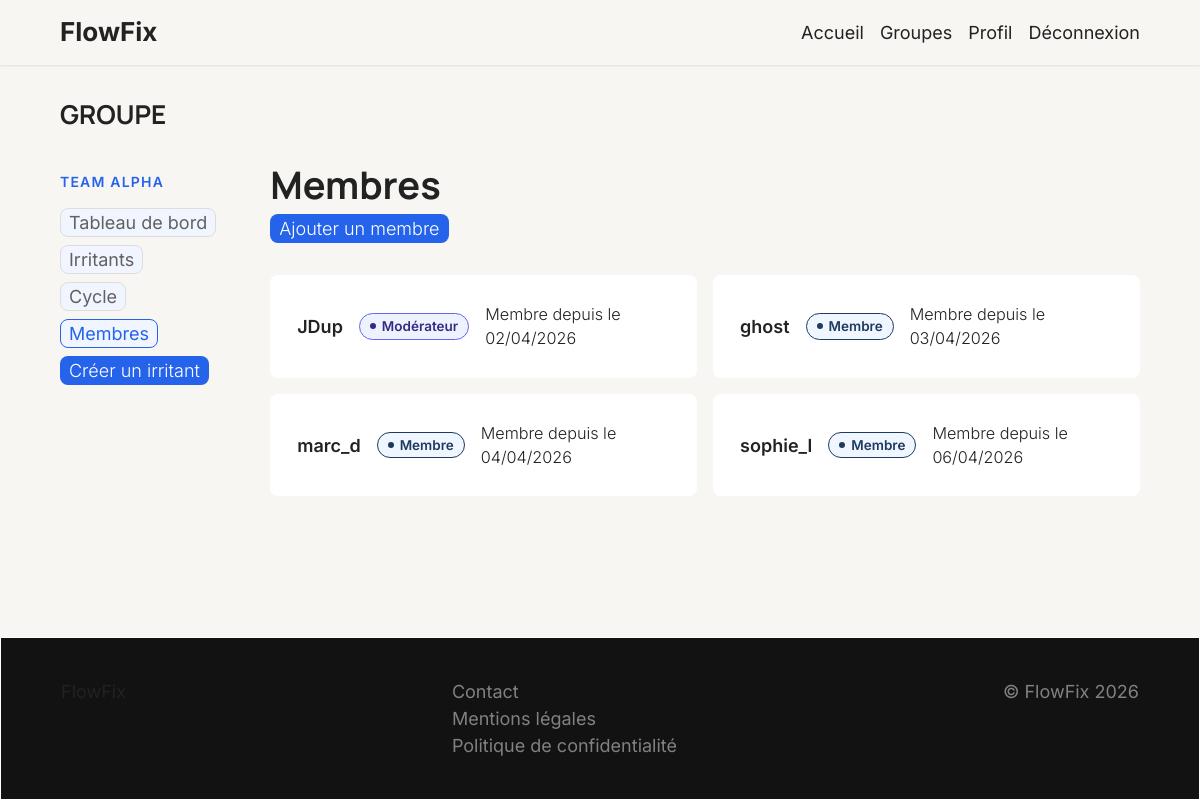
The app's page /team/1/members (signed in) with its own data.
### tables this page shows
CREATE TABLE `TEAM_MEMBERS` (
  `id` int NOT NULL,
  `joined_at` datetime NOT NULL,
  `promoted_at` datetime DEFAULT NULL,
  `team_id` int NOT NULL,
  `user_id` int NOT NULL
);

CREATE TABLE `USERS` (
  `id` int NOT NULL,
  `registered_at` datetime NOT NULL,
  `email` varchar(320) NOT NULL,
  `firstname` varchar(100) NOT NULL,
  `lastname` varchar(100) NOT NULL,
  `username` varchar(100) NOT NULL,
  `password_hash` varchar(255) NOT NULL
);

### Core/BaseController.php (called while the page is built, shortened)
<?php
abstract class BaseController {
    public function renderView($view,?array $data=null){
        require(ROOT."/App/Views/Layout/layout.php");
    }
}
?>

### App/Controllers/TeamController.php (called while the page is built, shortened)
<?php
class TeamController extends BaseController{
    private TeamService $teamService;
    public function __construct() {
        $this->teamService = new TeamService();
    }
    public function showTeamMembersPage($params){
        $data = $this->teamService->getMembers($params["teamId"]);
        $data["teamId"]      = $params["teamId"];
        $data["teamName"]    = $this->teamService->getTeamName($params["teamId"]);
        $data["isModerator"] = (in_array($params["teamId"],$_SESSION["moderateTeamsId"])) ? true : false;
        $this->renderView("Team/teamMembers",$data);
    }
}
?>

### index.php (called while the page is built, shortened)
<?php
$AVAILABLES_ROUTES = include(ROOT."/Config/Routes.php");
$router = new Router($AVAILABLES_ROUTES);
$router->getController();
?>

### App/Services/TeamService.php (called while the page is built, shortened)
<?php
class TeamService extends BaseService{
    private TeamMemberModel $teamMemberModel;
    public function __construct()
    {
        $this->teamMemberModel = new TeamMemberModel();
    }
    public function getMembers($teamId){
        $members = $this->teamMemberModel->findMembersByTeam($teamId);
        $response["members"] = $members ?? [];
        return $response;
    }
}
?>

### Core/Database.php (called while the page is built, shortened)
<?php
class Database {
    private static ?self $instance = null;
    private PDO $connection;
    private function __construct() {
        $this->connection = new PDO("mysql:
            host=".$_ENV['DB_HOST'].";
            dbname=".$_ENV['DB_NAME'],
            $_ENV['DB_USER'],
            $_ENV['DB_PASSWORD'],
            [PDO::ATTR_ERRMODE => PDO::ERRMODE_EXCEPTION]
        );
    }
    public static function getInstance(): self {
        if (self::$instance === null) {
            self::$instance = new self();
        }
        return self::$instance;
    }
    public function getConnection(): PDO {
        return $this->connection;
    }
}
?>

### Core/BaseModel.php (called while the page is built, shortened)
<?php
abstract class BaseModel {
    public function __construct() {
            $this->connection = Database::getInstance()->getConnection();
    }
}
?>

### App/Models/TeamMemberModel.php (called while the page is built, shortened)
<?php
class TeamMemberModel extends BaseModel{
    public function __construct(){
        $this->tableName = "TEAM_MEMBERS";
    }
    public function findMembersByTeam($teamId){
        $stmt = $this->connection->prepare("
            SELECT tm.id, tm.joined_at, tm.promoted_at, u.username
            FROM " . $this->tableName . " tm
            JOIN USERS u ON u.id = tm.user_id
            WHERE tm.team_id = :teamId
            ORDER BY tm.joined_at ASC
        ");
        $stmt->execute([":teamId" => $teamId]);
        return $stmt->fetchAll(PDO::FETCH_ASSOC);
    }
}
?>

### App/Views/Team/Partials/_member.php (the view)
<?php
    $badgeStatus = (!empty($member["promoted_at"])) ? ["class"=>"badge--moderator","label"=>"Modérateur"] : ["class"=>"badge--member","label"=>"Membre"];
?>
<div class="memberCard">
    <p class="text--strong memberCard__username"><?= htmlspecialchars($member["username"]) ?></p>
    <span class="badge <?= $badgeStatus["class"] ?>"><?= $badgeStatus["label"] ?></span>
    <p class="text--xs">Membre depuis le <?= (new DateTime($member["joined_at"]))->format("d/m/Y") ?></p>
</div>

### App/Views/Team/teamMembers.php (shortened to what this page needs)
<div class="teamPanel container page page--panel">
    <div class="page__header">
        <h1 class="title-md mb-32">GROUPE</h1>
    </div>
    <div class="page__panel">
        <?php include 'Partials/_nav.php' ?>
        <div class="page__content panelContent">
            <div class="panelContent__header">
                <h2 class="section__title title-lg">Membres</h2>
                <?php if ($isModerator): ?>
                    <a class="btn-primary--sm" href="team/<?= $teamId ?>/member/add">Ajouter un membre</a>
                <?php endif ?>
            </div>
            <div class="panelContent__sections">
                <section class="panelContent__section">
                        <div class="section__content">
                            <?php if (!$members): ?>
                                <p class="notice--info">Aucun membre dans ce groupe.</p>
                            <?php else: ?>
                                <?php foreach ($members as $member): ?>
                                    <?php include 'Partials/_member.php' ?>
                                <?php endforeach ?>
                            <?php endif ?>
                        </div>
                </section>
            </div>
        </div>
    </div>
</div>

### records on screen
team_members: user.username "JDup", promoted_at "Modérateur", joined_at "02/04/2026"
team_members: user.username "ghost", promoted_at "Membre", joined_at "03/04/2026"
team_members: user.username "marc_d", promoted_at "Membre", joined_at "04/04/2026"
team_members: user.username "sophie_l", promoted_at "Membre", joined_at "06/04/2026"

### other values on screen
$teamName "TEAM ALPHA"
